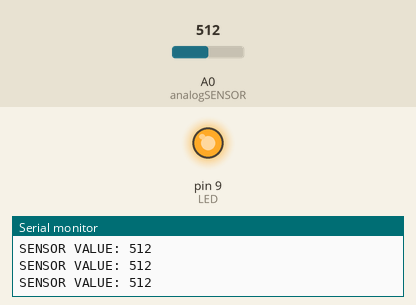
The sketch below on a simulated Arduino Uno, built with avr-gcc and run on an emulated ATmega328P. Parts: output pins drawn as LEDs (lit = HIGH), the last lines printed to the serial monitor. The test bench sets the inputs (shaded band); at power-on: A0 (analogSENSOR) = 512.

Above: at 1.2 s.
1.3 s: A0 (analogSENSOR) set to 716
At 1.8 s:
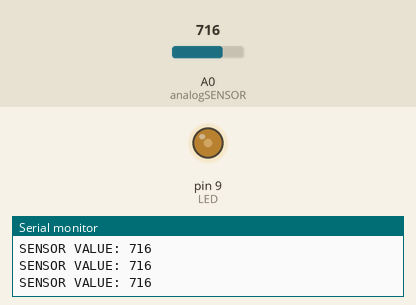
2.8 s: A0 (analogSENSOR) set to 900
At 3.2 s:
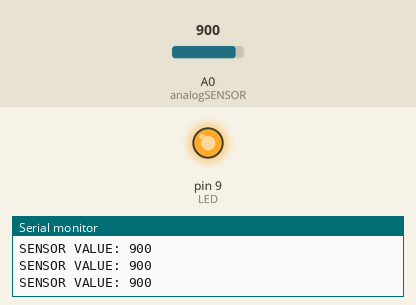
Timing chart, 0 to 5.8 s (numbered marks = the images above; inputs shaded):
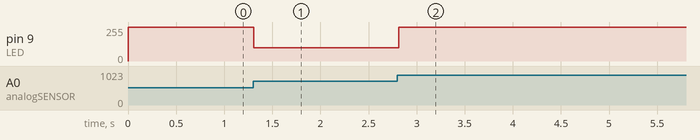

Measured:
- after the input at 1.3 s, pin 9 (LED): 255/255 → 98/255 at once
- after the input at 2.8 s, pin 9 (LED): 98/255 → 255/255 at once

The sketch:

analog_read_led.ino
```cpp
int analogSENSOR = A0;
int LED = 9;

int sensorValue = 0;
float outputValue = 0;

void setup()
{
  Serial.begin(9600);
}

void loop()
{
  sensorValue = analogRead(analogSENSOR);

  Serial.print("SENSOR VALUE: ");
  Serial.println(sensorValue);

  outputValue = map(sensorValue, 600, 900, 0, 255);

  analogWrite(LED,outputValue);

  delay(100);
}
```
